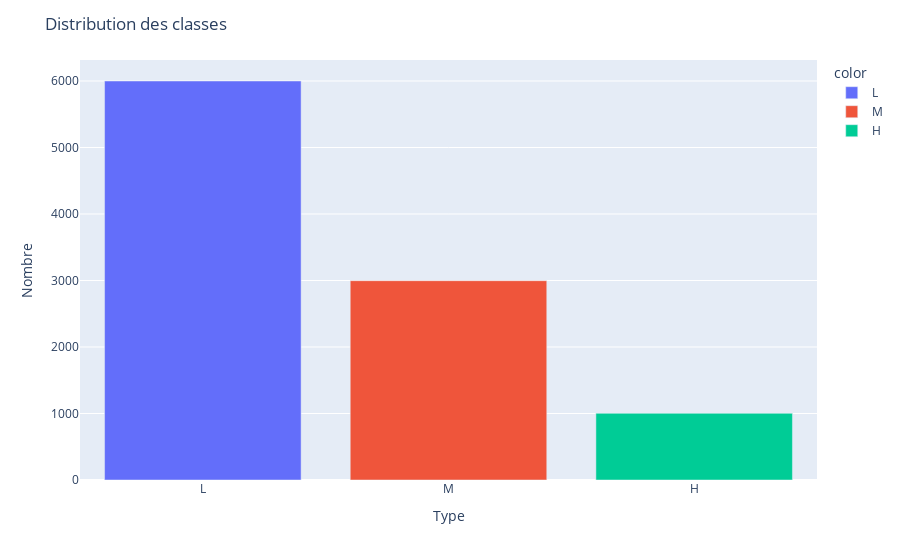

This figure's notebook cell:
### Markdown cell above
## DATAVIZ

### Code cell
# Distribution des classes
count_quality = df['Type'].value_counts()
fig = px.bar(x=count_quality.index, y=count_quality.values, color=count_quality.index)
fig.update_layout(title='Distribution des classes', xaxis_title='Type', yaxis_title='Nombre')
fig.show()

### Figure 1 — Plotly figure (JSON) as saved in the notebook; plotly's stock layout.template omitted (floating-point values rounded to 4 significant figures)
{"data": [{"alignmentgroup": "True", "hovertemplate": "color=L<br>x=%{x}<br>y=%{y}<extra></extra>", "legendgroup": "L", "marker": {"color": "#636efa", "pattern": {"shape": ""}}, "name": "L", "offsetgroup": "L", "orientation": "v", "showlegend": true, "textposition": "auto", "type": "bar", "x": ["L"], "xaxis": "x", "y": [6000], "yaxis": "y"}, {"alignmentgroup": "True", "hovertemplate": "color=M<br>x=%{x}<br>y=%{y}<extra></extra>", "legendgroup": "M", "marker": {"color": "#EF553B", "pattern": {"shape": ""}}, "name": "M", "offsetgroup": "M", "orientation": "v", "showlegend": true, "textposition": "auto", "type": "bar", "x": ["M"], "xaxis": "x", "y": [2997], "yaxis": "y"}, {"alignmentgroup": "True", "hovertemplate": "color=H<br>x=%{x}<br>y=%{y}<extra></extra>", "legendgroup": "H", "marker": {"color": "#00cc96", "pattern": {"shape": ""}}, "name": "H", "offsetgroup": "H", "orientation": "v", "showlegend": true, "textposition": "auto", "type": "bar", "x": ["H"], "xaxis": "x", "y": [1003], "yaxis": "y"}], "layout": {"barmode": "relative", "legend": {"title": {"text": "color"}, "tracegroupgap": 0}, "margin": {"t": 60}, "title": {"text": "Distribution des classes"}, "xaxis": {"anchor": "y", "domain": [0, 1], "title": {"text": "Type"}}, "yaxis": {"anchor": "x", "domain": [0, 1], "title": {"text": "Nombre"}}}}
